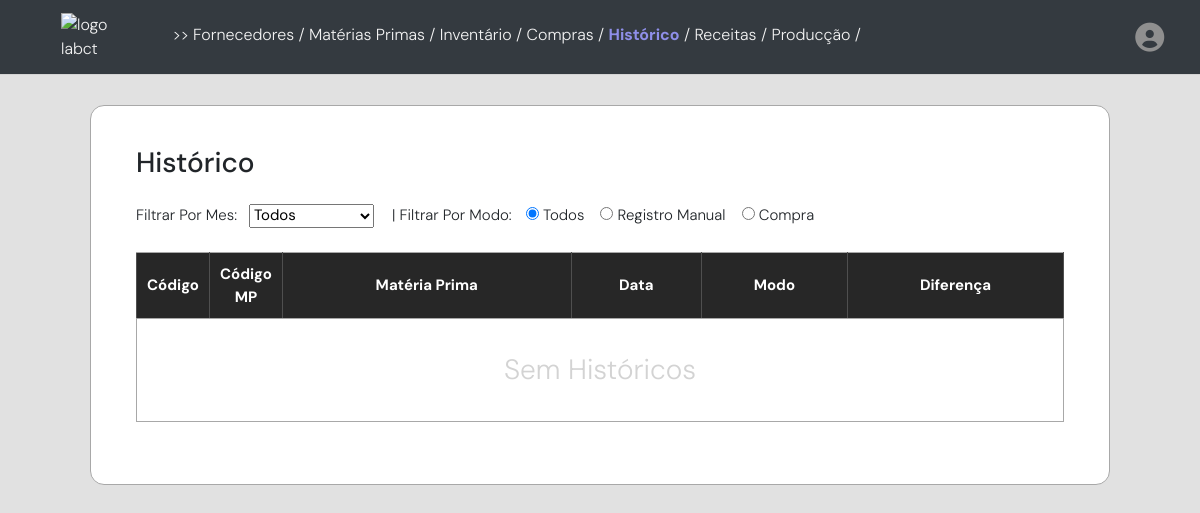
Page /historico (signed in) on the earlier database version.
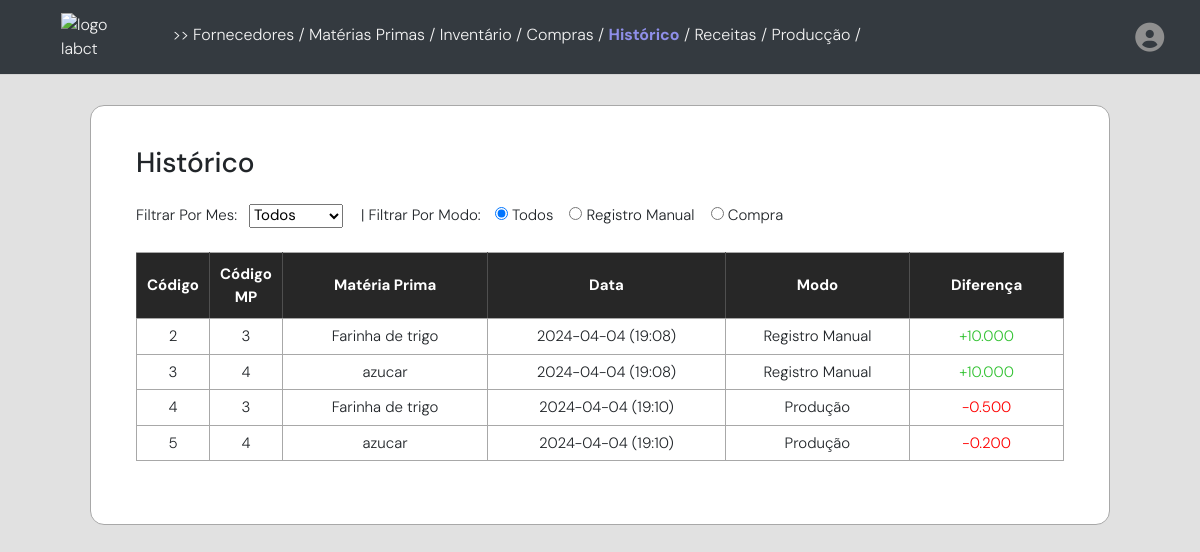
Same page on the later database version.
### models/historico_model.py (models this page shows)
class Historico(db.Model):
    __tablename__ = "historico"
    __table_args__ = {"extend_existing": True}
    id_hst = db.Column(db.Integer, primary_key=True, autoincrement=True)
    date_change = db.Column(db.DateTime, default=datetime.now(timezone.utc))
    id_mp = db.Column(db.Integer, nullable=False)
    nome_mp = db.Column(db.String(75))
    ultimaquantidade_hst = db.Column(db.Numeric(10, 3))
    novaquantidade_hst = db.Column(db.Numeric(10, 3))
    difference_hst = db.Column(db.Numeric(10, 3))
    modo_hst = db.Column(db.Enum('Registro Manual', 'Compra', 'Inventario','Produção'))
    user_id = db.Column(db.Integer, db.ForeignKey('usuarios.id'), nullable=False)
    usuarios = db.relationship("Usuarios", back_populates="historico")

### app.py (the view)
@app.route('/historico')
@login_required
def historico():
    historico = Historico.query.filter_by(user_id=current_user.id).all()
    historico_schema = HistoricoSchema(many=True)
    serialized_data_hst = historico_schema.dump(historico)
    return render_template('historico.html', historico=serialized_data_hst)

### app.py (called while the page is built)
@login_manager.user_loader
def user_loader(user_id):
    return Usuarios.query.get(int(user_id))

def custom_datetime_format2(value):
    if isinstance(value, str):
        value = datetime.strptime(value, '%Y-%m-%dT%H:%M:%S.%f')
    formatted_date = value.strftime("%Y-%m-%d (%H:%M)")
    return formatted_date

### templates/historico.html (shortened to what this page needs)
{% extends "base.html" %}
{% block content %}
<body>
    <div class="container">
        <div class="tabela">
            <div class="historico">
                <h3>
                    Histórico
                </h3>
                <div
                    style="display: flex; width: 100%; flex-direction: row; justify-content: start; margin-block: 18px; gap: 12px;">
                    <div class="ferramentasHistorico"
                        style="display: flex; flex-direction: row; gap: 12px; align-items: center;">
                        <label style="margin-top: 6px;">Filtrar Por Mes:</label>
                    </div>
                    <form id="filterForm" style="margin-top: 6px;">
                        <label style="margin-left: 6px;  margin-right: 10px;"> | Filtrar Por Modo:</label>
                        <input type="radio" name="filterOption" value="all" id="allOption" checked>
                        <label for="allOption">Todos</label>
                        <input style="margin-left: 12px;" type="radio" name="filterOption" value="registro manual"
                            id="registromanualOption">
                        <label for="registromanualOption">Registro Manual</label>
                        <input style="margin-left: 12px;" type="radio" name="filterOption" value="compra"
                            id="comprasOption">
                        <label for="comprasOption">Compra</label>
                    </form>
                </div>
                <div>
                    <table id="tabelaHistorico">
                        <thead>
                            <tr>
                                <th style="width: 5%;">
                                    Código
                                </th>
                                <th style="width: 5%;">
                                    Código MP
                                </th>
                                <th>
                                    Matéria Prima
                                </th>
                                <th>
                                    Data
                                </th>
                                <th>
                                    Modo
                                </th>
                                <th>
                                    Diferença
                                </th>
                            </tr>
                        </thead>
                        <tbody>
                            {% if not historico %}
                            <tr class="semCompras">
                                <td colspan="7">
                                    <h3 style="font-weight: 300; color: lightgray; margin-block: 28px;">
                                        Sem Históricos</h3>
                                </td>
                            </tr>
                            {% endif %}
                            {% for hst in historico %}
                            <tr>
                                <td>
                                    {{hst.id_hst}}
                                </td>
                                <td>
                                    {{hst.id_mp}}
                                </td>
                                <td>
                                    {{hst.nome_mp}}
                                </td>
                                <td>
                                    {{hst.date_change | custom_datetime_format2}}
                                </td>
                                <td>
                                    {{hst.modo_hst}}
                                </td>
                                <td
                                    style="color: {% if hst.difference_hst < 0 %}red{% elif hst.difference_hst > 0 %}#32c232{% endif %};">
                                    {{ '+' if hst.difference_hst > 0 else '' }}{{ hst.difference_hst }}
                                </td>
                            </tr>
                            {% endfor %}
                        </tbody>
                    </table>
                    <br>
                </div>
            </div>
        </div>
    </div>
</body>
{% endblock %}

### templates/base.html (shortened to what this page needs)
<!DOCTYPE html>
<html lang="en">
<head>
    <link href="https://stackpath.bootstrapcdn.com/bootstrap/4.5.2/css/bootstrap.min.css" rel="stylesheet">
    <link rel="stylesheet" href="https://cdnjs.cloudflare.com/ajax/libs/normalize/5.0.0/normalize.min.css">
    <link href="https://stackpath.bootstrapcdn.com/bootstrap/4.5.2/css/bootstrap.min.css" rel="stylesheet">
    <link rel="stylesheet" href="https://cdnjs.cloudflare.com/ajax/libs/jqueryui/1.12.1/jquery-ui.min.css">
    <link rel="stylesheet" href="https://cdnjs.cloudflare.com/ajax/libs/font-awesome/6.0.0-beta3/css/all.min.css"
 />
    <link rel="stylesheet" type="text/css" href="{{ url_for('static', filename='styles.css') }}">
</head>
<body>
    <nav class="navbar navbar-expand-lg navbar-dark bg-dark">
		<div class="container-fluid">
			<a href="{{ url_for('index') }}" title="Sobre a LAB página inicial" style="margin-left: 30px;">
				<img src="https://i.postimg.cc/k54vbtBF/userlmn-ebfdb7b90b9b59a3c0ece37c1d46cf20-removebg-preview.png" alt="logo labct" height="64" width="140"/>
			</a>
            <div class="nav-cont">
                {% include 'navigationlink.html' %}
                <span class="user-icon">
                    <i class="fa-solid fa-circle-user"></i>
                </span>
            </div>
        </div>
    </nav>
    <div>
        {% block content %}{% endblock %}
    </div>
</body>
</html>

### templates/navigationlink.html (shortened to what this page needs)
<span class="links">
    >>
    <a href="{{ url_for('fornecedores')}}" >Fornecedores</a> /
    <a href="{{ url_for('materiasPrimas')}}" >Matérias Primas</a> /
    <a href="{{ url_for('inventario')}}" >Inventário</a> /
    <a href="{{ url_for('compras')}}" {% if request.path==url_for('compras') %}class="active" {% endif %}>Compras</a> /
    <a href="{{ url_for('historico')}}" {% if request.path==url_for('historico') %}class="active" {% endif
        %}>Histórico</a> /
    <a href="{{ url_for('receitas')}}" {% if request.path==url_for('receitas') %}class="active" {% endif %}>Receitas</a>
    /
    <a href="{{ url_for('produccao')}}" {% if request.path==url_for('produccao') %}class="active" {% endif %}>Producção</a>
    /
</span>

### static/styles.css (style rules this page uses)
body { background-color: rgb(225, 225, 225); margin: 0; font-family: "DM Sans", sans-serif; font-optical-sizing: auto; font-weight: 300; font-style: normal; }
.container { margin-top: 18px !important; max-width: 65%; display: flex; flex-direction: column; }
.forma, .tabela { background-color: white; padding: 40px 45px 40px 45px; -webkit-border-radius: 14px; -moz-border-radius: 14px; border-radius: 14px; border: 0.5px solid #a8a8a8; }
.tabela { font-size: 15px; }
@media only screen and (max-width: 1600px) { .container { margin-top: 25px; display: flex; flex-direction: column; min-width: 100vw; } }
@media only screen and (max-width: 1600px) { .forma, .tabela { margin-inline: 75px; margin-block: 12px; } }
table { border-collapse: collapse; width: 100%; -webkit-user-select: none; -moz-user-select: none; -ms-user-select: none; user-select: none; }
table td, table th { border: 1px solid #a8a8a8; }
table th { background-color: rgb(39, 39, 39); ; color: white; padding-block: 10px; text-align: center; vertical-align: middle; padding-inline: 10px; border-right: 1px solid #4f4f4f; border-left: 1px solid #4f4f4f; }
table td { padding-block: 6px; text-align: center; vertical-align: middle; }

### templates/base.html (style rules this page uses)
nav { width: 100%; height: 75px; background-color: rgb(39, 39, 39); display: flex; align-items: center; overflow: hidden; border-bottom: 1px solid lightgray; padding-right: 15px; }
.nav-cont { width: 100%; display: flex; margin-top: 15px; margin-left: 35px; justify-content: space-between; }
.user-icon { margin-left: auto; height: 100%; width: 35px; border-radius: 50%; }
.fa-circle-user { margin-bottom: 15px; color: rgb(143, 143, 143); font-size: 29px; transition: color 0.3s ease; }

### templates/navigationlink.html (style rules this page uses)
.links { grid-area: heading; width: 100%; margin-bottom: 16px; color: rgb(243, 243, 243); }
a { color: rgb(243, 243, 243); }
.active { font-weight: bold; color: rgb(143, 143, 233); }

Differences in the rows shown:
added Historico: id_hst "2", id_mp "3", nome_mp "Farinha de trigo", date_change|custom_datetime_format2 "2024-04-04 (19:08)", modo_hst "Registro Manual", difference_hst "+", difference_hst "10.000"
added Historico: id_hst "3", id_mp "4", nome_mp "azucar", date_change|custom_datetime_format2 "2024-04-04 (19:08)", modo_hst "Registro Manual", difference_hst "+", difference_hst "10.000"
added Historico: id_hst "4", id_mp "3", nome_mp "Farinha de trigo", date_change|custom_datetime_format2 "2024-04-04 (19:10)", modo_hst "Produção", difference_hst "-0.500"
added Historico: id_hst "5", id_mp "4", nome_mp "azucar", date_change|custom_datetime_format2 "2024-04-04 (19:10)", modo_hst "Produção", difference_hst "-0.200"
Other differences:
text no longer shown: "Sem Históricos"
